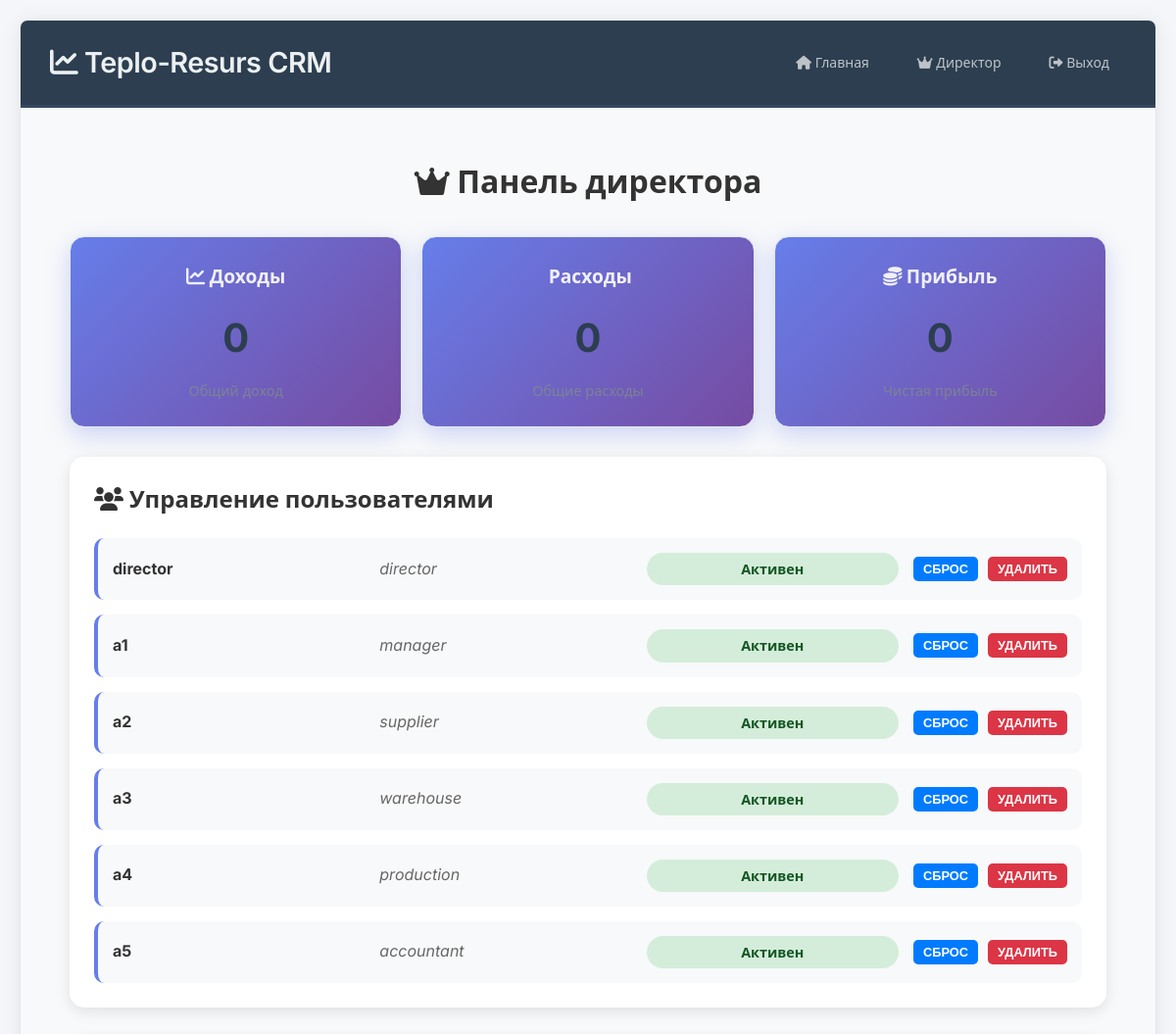
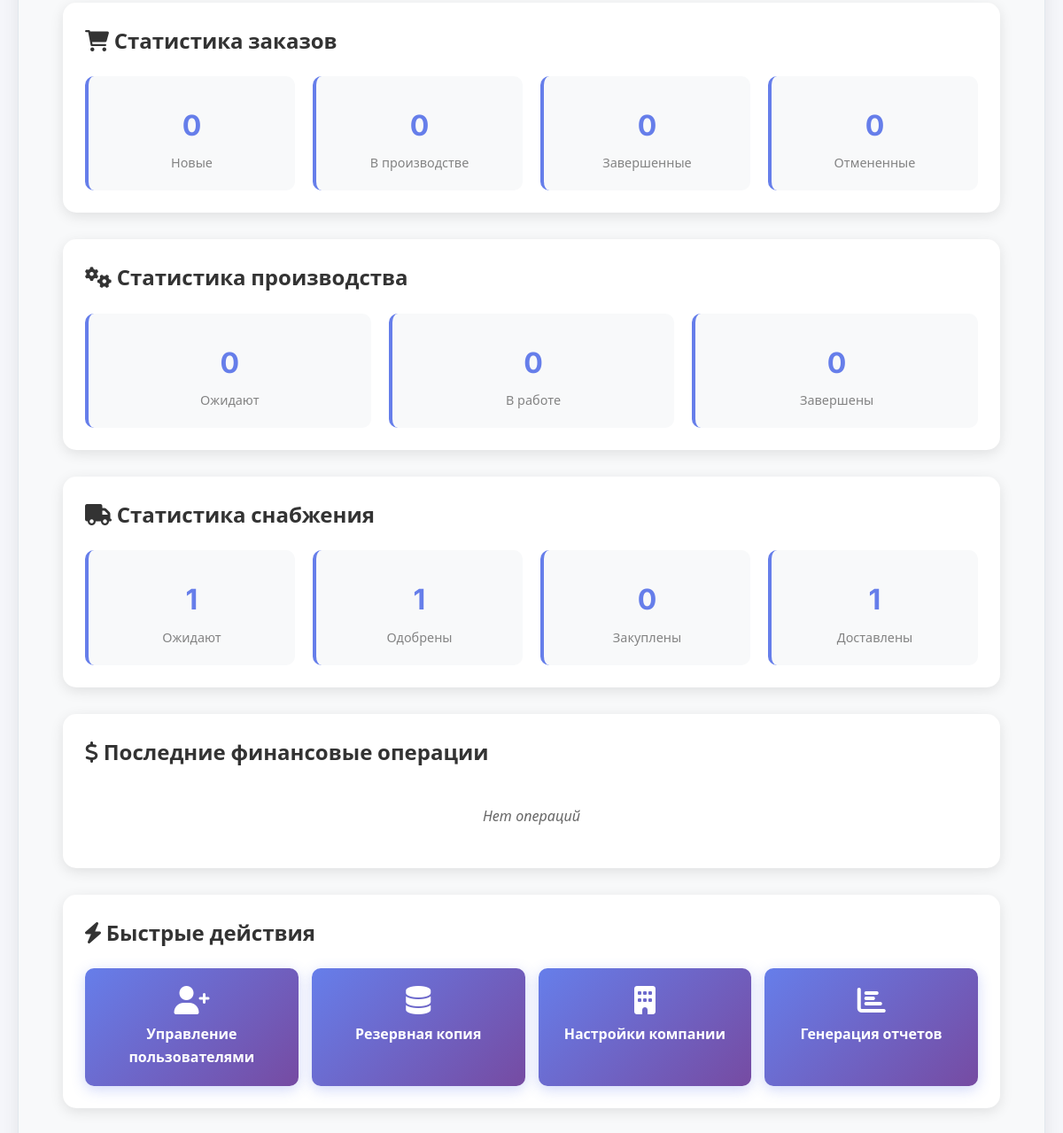
/director (signed in), run on the app's committed database (2 pictures, top to bottom).
### models.py (models this page shows, shortened)
class User(UserMixin, db.Model):
    id = db.Column(db.Integer, primary_key=True)
    username = db.Column(db.String(80), unique=True, nullable=False)
    email = db.Column(db.String(120), unique=True, nullable=False)
    password_hash = db.Column(db.String(120), nullable=False)
    first_name = db.Column(db.String(50), nullable=False)
    last_name = db.Column(db.String(50), nullable=False)
    phone = db.Column(db.String(20))
    is_active = db.Column(db.Boolean, default=True)
    created_at = db.Column(db.DateTime, default=datetime.utcnow)
    roles = db.relationship('Role', secondary='user_roles', backref='users')
    orders = db.relationship('Order', backref='user', lazy=True)
    notifications = db.relationship('Notification', backref='user', lazy=True)
    def has_role(self, role_name):
        return any(role.name == role_name for role in self.roles)

class Role(db.Model):
    id = db.Column(db.Integer, primary_key=True)
    name = db.Column(db.String(50), unique=True, nullable=False)
    description = db.Column(db.Text)

### app.py (the view)
    @app.route('/director')
    @role_required('director')
    def director_dashboard():
        users = User.query.all()
        income = FinancialTransaction.query.filter_by(transaction_type='income').with_entities(db.func.sum(FinancialTransaction.amount)).scalar() or 0
        expense = FinancialTransaction.query.filter_by(transaction_type='expense').with_entities(db.func.sum(FinancialTransaction.amount)).scalar() or 0
        profit = income - expense
        orders_by_status = type('obj', (object,), {
            'new': Order.query.filter_by(status='new').count(),
            'in_production': Order.query.filter_by(status='in_production').count(),
            'completed': Order.query.filter_by(status='completed').count(),
            'cancelled': Order.query.filter_by(status='cancelled').count()
        })()
        tasks_by_status = type('obj', (object,), {
            'waiting': ProductionTask.query.filter_by(status='waiting').count(),
            'in_progress': ProductionTask.query.filter_by(status='in_progress').count(),
            'completed': ProductionTask.query.filter_by(status='completed').count()
        })()
        requests_by_status = type('obj', (object,), {
            'pending': ResourceRequest.query.filter_by(status='pending').count(),
            'approved': ResourceRequest.query.filter_by(status='approved').count(),
            'purchased': ResourceRequest.query.filter_by(status='purchased').count(),
            'delivered': ResourceRequest.query.filter_by(status='delivered').count()
        })()
        txs = FinancialTransaction.query.order_by(FinancialTransaction.created_at.desc()).limit(10).all()
        return render_template('director.html',
                             users=users, income=income, expense=expense, profit=profit,
                             orders_by_status=orders_by_status, tasks_by_status=tasks_by_status,
                             requests_by_status=requests_by_status, txs=txs)

### templates/director.html (shortened to what this page needs)
{% extends 'base.html' %}
{% block content %}
<div class="dashboard">
  <h2><i class="fas fa-crown"></i> Панель директора</h2>
  <div class="stats-grid">
    <div class="stat-card">
      <h3><i class="fas fa-chart-line"></i> Доходы</h3>
      <div class="stat-number">{{ "{:,}".format(income or 0) }}</div>
      <div class="stat-label">Общий доход</div>
    </div>
    <div class="stat-card">
      <h3> Расходы</h3>
      <div class="stat-number">{{ "{:,}".format(expense or 0) }}</div>
      <div class="stat-label">Общие расходы</div>
    </div>
    <div class="stat-card">
      <h3><i class="fas fa-coins"></i> Прибыль</h3>
      <div class="stat-number">{{ "{:,}".format(profit or 0) }}</div>
      <div class="stat-label">Чистая прибыль</div>
    </div>
  </div>
  <div class="management-section">
    <h3><i class="fas fa-users"></i> Управление пользователями</h3>
    <div class="user-list">
      {% for u in users[:10] if users %}
      <div class="user-item">
        <span class="user-name">{{ u.username }}</span>
        <span class="user-role">{{ u.roles[0].name if u.roles else 'Нет роли' }}</span>
        <span class="user-status active">Активен</span>
        <div class="user-actions">
          <button class="btn-reset" onclick="resetUser({{ u.id }})">СБРОС</button>
          <button class="btn-delete" onclick="deleteUser({{ u.id }})">УДАЛИТЬ</button>
        </div>
      </div>
      {% else %}
      <div class="no-users">Нет пользователей</div>
      {% endfor %}
    </div>
  </div>
  <div class="orders-stats">
    <h3><i class="fas fa-shopping-cart"></i> Статистика заказов</h3>
    <div class="stats-row">
      <div class="stat-item">
        <div class="stat-number">{{ orders_by_status.new or 0 }}</div>
        <div class="stat-label">Новые</div>
      </div>
      <div class="stat-item">
        <div class="stat-number">{{ orders_by_status.in_production or 0 }}</div>
        <div class="stat-label">В производстве</div>
      </div>
      <div class="stat-item">
        <div class="stat-number">{{ orders_by_status.completed or 0 }}</div>
        <div class="stat-label">Завершенные</div>
      </div>
      <div class="stat-item">
        <div class="stat-number">{{ orders_by_status.cancelled or 0 }}</div>
        <div class="stat-label">Отмененные</div>
      </div>
    </div>
  </div>
  <div class="production-stats">
    <h3><i class="fas fa-cogs"></i> Статистика производства</h3>
    <div class="stats-row">
      <div class="stat-item">
        <div class="stat-number">{{ tasks_by_status.waiting or 0 }}</div>
        <div class="stat-label">Ожидают</div>
      </div>
      <div class="stat-item">
        <div class="stat-number">{{ tasks_by_status.in_progress or 0 }}</div>
        <div class="stat-label">В работе</div>
      </div>
      <div class="stat-item">
        <div class="stat-number">{{ tasks_by_status.completed or 0 }}</div>
        <div class="stat-label">Завершены</div>
      </div>
    </div>
  </div>
  <div class="supply-stats">
    <h3><i class="fas fa-truck"></i> Статистика снабжения</h3>
    <div class="stats-row">
      <div class="stat-item">
        <div class="stat-number">{{ requests_by_status.pending or 0 }}</div>
        <div class="stat-label">Ожидают</div>
      </div>
      <div class="stat-item">
        <div class="stat-number">{{ requests_by_status.approved or 0 }}</div>
        <div class="stat-label">Одобрены</div>
      </div>
      <div class="stat-item">
        <div class="stat-number">{{ requests_by_status.purchased or 0 }}</div>
        <div class="stat-label">Закуплены</div>
      </div>
      <div class="stat-item">
        <div class="stat-number">{{ requests_by_status.delivered or 0 }}</div>
        <div class="stat-label">Доставлены</div>
      </div>
    </div>
  </div>
  <div class="transactions-section">
    <h3><i class="fas fa-dollar-sign"></i> Последние финансовые операции</h3>
    <div class="transactions-list">
      {% for tx in txs[:10] if txs %}
      <div class="transaction-item">
        <span class="tx-date">{{ tx.created_at.strftime('%d.%m.%Y') if tx.created_at else 'N/A' }}</span>
        <span class="tx-description">{{ tx.description or 'Операция' }}</span>
        <span class="tx-amount {{ 'positive' if tx.amount > 0 else 'negative' }}">
          {{ "{:,}".format(tx.amount or 0) }} сум
        </span>
      </div>
      {% else %}
      <div class="no-transactions">Нет операций</div>
      {% endfor %}
    </div>
  </div>
  <div class="quick-actions">
    <h3><i class="fas fa-bolt"></i> Быстрые действия</h3>
    <div class="action-buttons">
      <a href="{{ url_for('account_center') }}" class="action-btn">
        <i class="fas fa-user-plus"></i>
        <span>Управление пользователями</span>
      </a>
      <a href="#" class="action-btn" onclick="showBackupModal()">
        <i class="fas fa-database"></i>
        <span>Резервная копия</span>
      </a>
      <a href="{{ url_for('director_company_settings') }}" class="action-btn">
        <i class="fas fa-building"></i>
        <span>Настройки компании</span>
      </a>
      <a href="#" class="action-btn" onclick="showReportsModal()">
        <i class="fas fa-chart-bar"></i>
        <span>Генерация отчетов</span>
      </a>
    </div>
  </div>
</div>
{% endblock %}

### static/css/custom.css (style rules this page uses)
* { margin: 0; padding: 0; box-sizing: border-box; }
body { font-family: 'Inter', 'Segoe UI', Tahoma, Geneva, Verdana, sans-serif; background: #f5f6fa; color: #2c3e50; min-height: 100vh; padding: 20px; line-height: 1.6; }
.stats-grid { display: grid; grid-template-columns: repeat(auto-fit, minmax(250px, 1fr)); gap: 16px; margin-bottom: 24px; }
.stat-card { background: white; padding: 20px; border-radius: 6px; text-align: center; box-shadow: 0 1px 3px rgba(0, 0, 0, 0.1); transition: all 0.2s ease; position: relative; border: 1px solid #e1e8ed; }
.stat-number { font-size: 2em; font-weight: 700; color: #2c3e50; margin-bottom: 8px; }
.stat-label { color: #7f8c8d; font-weight: 500; font-size: 13px; }

### templates/director.html (style rules this page uses)
.dashboard { max-width: 1200px; margin: 0 auto; padding: 20px; }
.dashboard h2 { color: #333; margin-bottom: 30px; font-size: 2em; text-align: center; }
.stats-grid { display: grid; grid-template-columns: repeat(auto-fit, minmax(250px, 1fr)); gap: 20px; margin-bottom: 30px; }
.stat-card { background: linear-gradient(135deg, #667eea 0%, #764ba2 100%); color: white; padding: 25px; border-radius: 15px; text-align: center; box-shadow: 0 8px 25px rgba(102, 126, 234, 0.3); transition: transform 0.3s ease; }
.stat-card h3 { margin: 0 0 15px 0; font-size: 1.2em; opacity: 0.9; }
.stat-number { font-size: 2.5em; font-weight: bold; margin: 10px 0; }
.stat-label { font-size: 0.9em; opacity: 0.8; }
.management-section, .orders-stats, .production-stats, .supply-stats, .transactions-section, .quick-actions { background: white; padding: 25px; border-radius: 15px; box-shadow: 0 4px 15px rgba(0,0,0,0.1); margin-bottom: 30px; }
.management-section h3, .orders-stats h3, .production-stats h3, .supply-stats h3, .transactions-section h3, .quick-actions h3 { color: #333; margin-bottom: 20px; font-size: 1.5em; }
.user-list { display: grid; gap: 15px; }
.user-item { display: grid; grid-template-columns: 1fr 1fr 1fr auto; align-items: center; padding: 15px; background: #f8f9fa; border-radius: 10px; border-left: 4px solid #667eea; gap: 15px; }
.user-name { font-weight: bold; color: #333; }
.user-role { color: #666; font-style: italic; }
.user-status { text-align: center; padding: 5px 10px; border-radius: 20px; font-size: 0.9em; font-weight: bold; }
.user-status.active { background: #d4edda; color: #155724; }
.user-actions { display: flex; gap: 10px; }
.btn-reset, .btn-delete { padding: 5px 10px; border: none; border-radius: 5px; cursor: pointer; font-size: 0.8em; font-weight: bold; }
.btn-reset { background: #007bff; color: white; }
.btn-delete { background: #dc3545; color: white; }
.stats-row { display: grid; grid-template-columns: repeat(auto-fit, minmax(150px, 1fr)); gap: 20px; }
.stat-item { text-align: center; padding: 20px; background: #f8f9fa; border-radius: 10px; border-left: 4px solid #667eea; }
.stat-item .stat-number { font-size: 2em; font-weight: bold; color: #667eea; margin-bottom: 5px; }
.stat-item .stat-label { color: #666; font-size: 0.9em; }
.transactions-list { max-height: 300px; overflow-y: auto; }
.no-users, .no-transactions { text-align: center; color: #666; font-style: italic; padding: 20px; }
.action-buttons { display: grid; grid-template-columns: repeat(auto-fit, minmax(200px, 1fr)); gap: 15px; }
.action-btn { display: flex; flex-direction: column; align-items: center; padding: 20px; background: linear-gradient(135deg, #667eea 0%, #764ba2 100%); color: white; text-decoration: none; border-radius: 10px; transition: all 0.3s ease; box-shadow: 0 4px 15px rgba(102, 126, 234, 0.3); }
.action-btn i { font-size: 2em; margin-bottom: 10px; }
.action-btn span { font-weight: bold; text-align: center; }

### data on the page
User: username "director", name "director"
User: username "a1", name "manager"
User: username "a2", name "supplier"
User: username "a3", name "warehouse"
User: username "a4", name "production"
User: username "a5", name "accountant"

### other printed values
{{ "{:,}".format(income or 0) }} "0"
{{ "{:,}".format(expense or 0) }} "0"
{{ "{:,}".format(profit or 0) }} "0"
{{ orders_by_status.new or 0 }} "0"
{{ orders_by_status.in_production or 0 }} "0"
{{ orders_by_status.completed or 0 }} "0"
{{ orders_by_status.cancelled or 0 }} "0"
{{ tasks_by_status.waiting or 0 }} "0"
{{ tasks_by_status.in_progress or 0 }} "0"
{{ tasks_by_status.completed or 0 }} "0"
{{ requests_by_status.pending or 0 }} "1"
{{ requests_by_status.approved or 0 }} "1"
{{ requests_by_status.purchased or 0 }} "0"
{{ requests_by_status.delivered or 0 }} "1"
